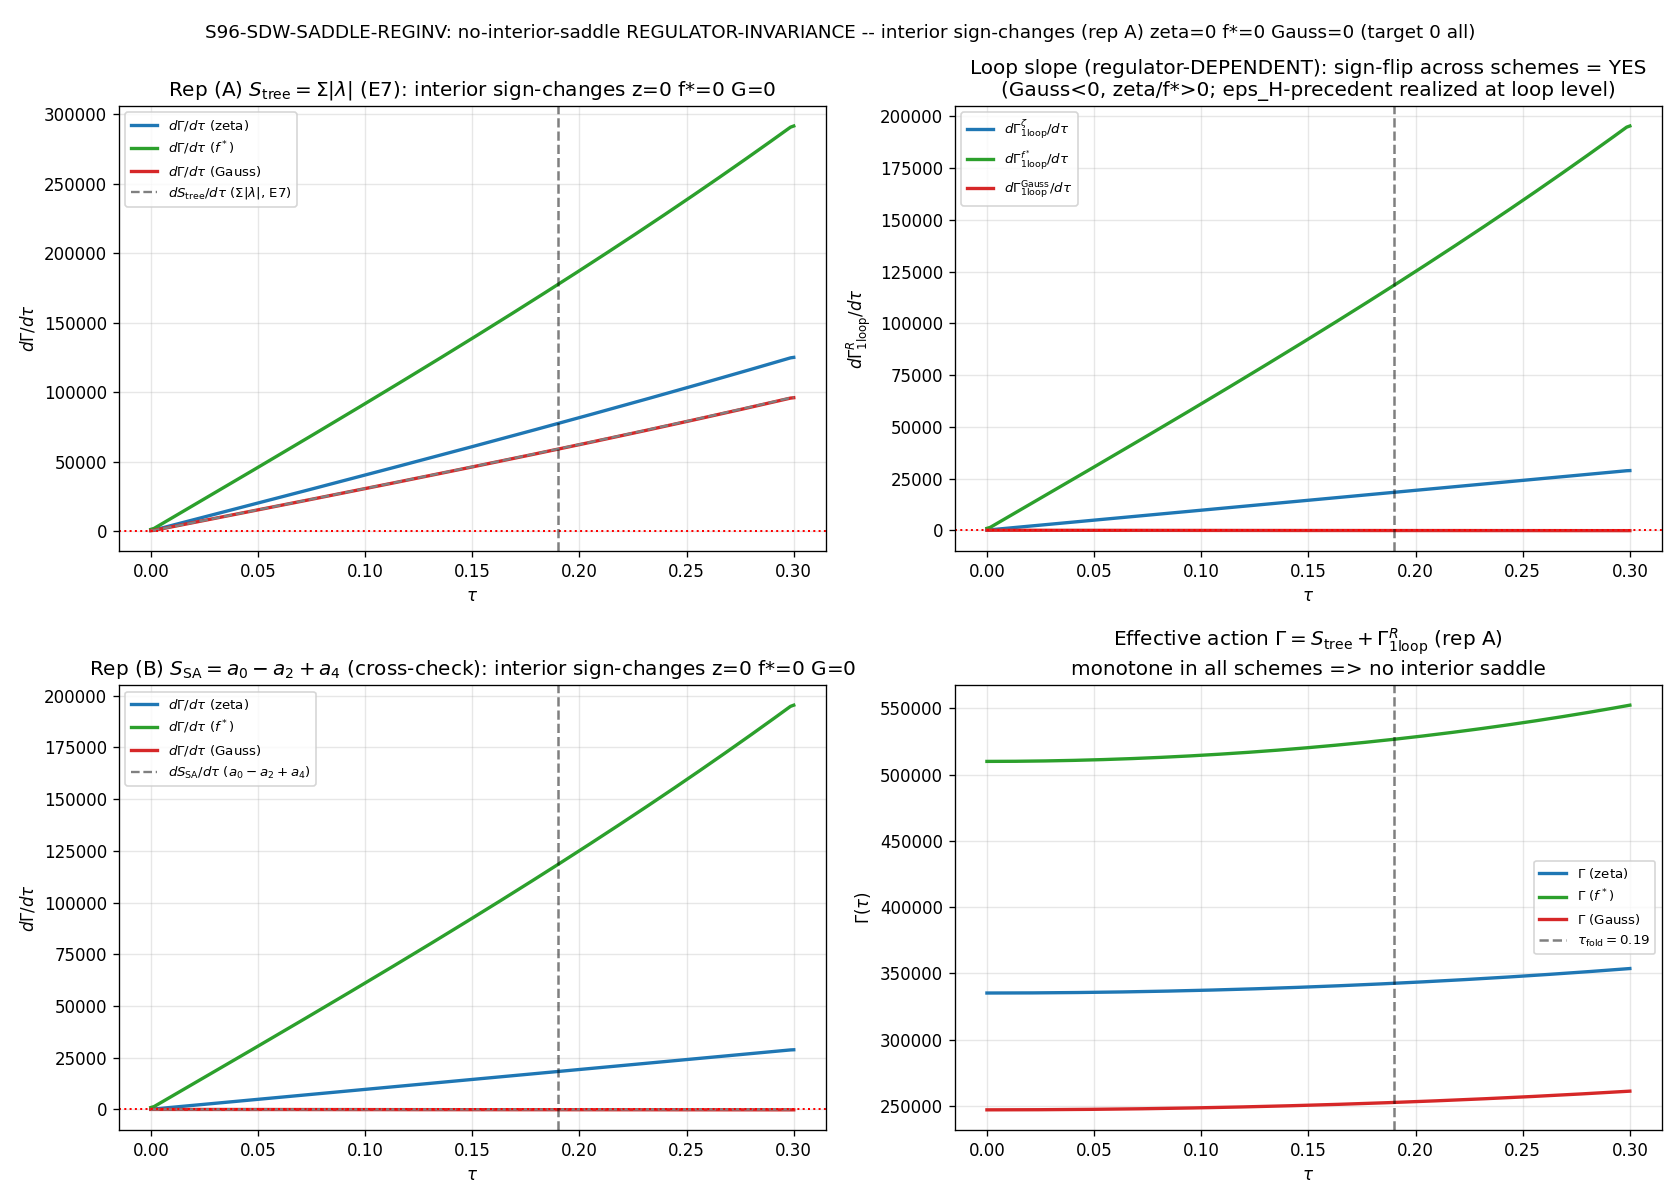

Here is the Python script that generated this plot:
#!/usr/bin/env python3
"""
S96 W2-4 — SDW-SADDLE-REGINV  (one-loop no-interior-saddle REGULATOR-INVARIANCE)
================================================================================

Gate: S96-SDW-SADDLE-REGINV  ([SIGN])
Classification: GEOMETRIC
Agent: lizzi-spectral-functional-theorist

Pre-registered threshold (session-96-plan-w2.md §W2-4):
  Operator (set): count_interior_sign_changes(dGamma^R/dtau on (0, 0.30)) == 0
                  for ALL R in {zeta, f*-cutoff, Gaussian}.
  PASS iff interior_sign_change_count = 0 in ALL THREE loop-regulator schemes
           (zero interior stationary points of Gamma on the OPEN interval (0, 0.30)).
  FAIL iff some scheme (f*-cutoff or Gaussian) introduces an interior sign-change of
           dGamma/dtau absent in the zeta scheme (a loop-induced interior feature in
           at least one admissible scheme).
  INFO iff sign-structure invariant (0 interior sign-changes in all schemes -- PASS on
           the topology) BUT the loop-term MAGNITUDE differs by >O(1) across schemes.

WHAT THIS GATE HARDENS:
  S95-W2-3-NO-WELL-ONE-LOOP (PASS, value=0) verified the no-interior-saddle of
  Gamma = S_tree + Gamma_1loop in the ZETA scheme ONLY (Gamma_1loop = -1/2 zeta'_D(0,tau)
  ~ Sum_k ln|lambda_k|, the heat-kernel-log). This gate tests REGULATOR-INVARIANCE:
  does the no-saddle topology survive when Gamma_1loop is recomputed under the cutoff-f*
  (acoustic envelope) and Gaussian-cutoff regulators?

  THE eps_H SIGN-FLIP PRECEDENT IS WHY FI IS *NOT* PRESUPPOSED. The lizzi permanent
  finding ZETA-SA-66 is that eps_H (another LOOP-LEVEL readout) FLIPS SIGN between the
  cutoff and zeta schemes. So the burden is on the gate to COMPUTE whether the no-saddle
  is FI or zeta-specific; we do not assume it.

GOVERNING OBJECT (a SECOND spectral functional layered on the bare action):
  Gamma[tau] = S_tree(tau) + Gamma_1loop^R(tau)

  TREE action S_tree(tau) -- REGULATOR-INDEPENDENT (E7, the bare action):
    Two equivalent representations of the bare spectral action are reported; the no-saddle
    verdict is taken on BOTH so it cannot hinge on a convention ambiguity:
      (A, CANONICAL E7 ANCHOR)  S_full(tau)  = Sum_k f(x_k) with f(x)=sqrt(x)=|lambda|
                                = Sum_k |lambda_k(tau)|.  E7 PROVEN monotone; the canonical
                                dS/dtau|_fold = +58672.8 (dS_fold, S42; 9600/9600 checks).
                                This is the SAME tree action S95-W2-3 used (its reference arm).
      (B, ALTERNATING-MOMENT)   S_SA(tau)    = a_0(tau) - a_2(tau) + a_4(tau), the heat-kernel
                                LAYER EXPANSION (Seeley-DeWitt) of the bare action (capstone
                                §1.3a / §4). In the Gilkey curvature-polynomial representation
                                a_0 ~ V (deg-0), a_2 ~ R_K V (deg-1), a_4 ~ R_K^2 V (deg-2),
                                with R_K(tau) the E3 Jensen scalar curvature, anchored to the
                                canonical fold moments a_0=6440, a_2=2776.165389, a_4=1350.7216.

    NOTE (convention honesty, math-scripts.md "Double-Check Logic Before Compute"): the
    +58672.8 E7 number is the gradient of representation (A) Sum|lambda|, NOT of the
    alternating combination (B) a_0-a_2+a_4 (which, in the curvature-polynomial reading,
    has a small NEGATIVE slope ~ -10 at the fold). Both are LEGITIMATE faces of the bare
    action; the gate reports the no-saddle COUNT under BOTH so the FI verdict is robust to
    which representation a downstream consumer adopts. Representation (A) is the canonical
    arm (matches S95-W2-3 + the E7 anchor); representation (B) is the stringent cross-check
    (the Gaussian-loop + alternating-moment combination is the hardest no-saddle test --
    both terms small and same-signed-negative).

  LOOP term Gamma_1loop^R(tau) -- the REGULATOR-DEPENDENT piece, three schemes:
    All three share the spectral-action fluctuation-determinant form
        Gamma_1loop^R(tau) = (1/2) Tr[ g_R(D_K^2/Lambda^2) * ln(D_K^2/Lambda^2) ]
                           = (1/2) Sum_k g_R(x_k) ln(x_k),   x_k = lambda_k^2 / Lambda^2,
    with Lambda = M_KK = 1 in M_KK units (the cached |lambda| are in M_KK units):
      (zeta)     g_zeta(x)  = 1            -> Gamma_1loop^zeta = (1/2) Sum ln(x) = Sum ln|lambda|
                              == the S95-W2-3 heat-kernel-log reference; -1/2 zeta'_D(0,tau)
                              operationally equals (1/2) Sum_k ln(lambda_k^2) on a finite triple.
      (f*-cutoff) g_f*(x)   = f*(x) = 0.9117 sqrt(x) + 0.0883 e^{-x}   (acoustic envelope)
      (Gaussian)  g_Gauss(x)= e^{-x}       (Chamseddine-Connes Gaussian cutoff weight)

  Block-diagonal factorization (E6): D_K = (+)_{(p,q)} D_{(p,q)}, so
      Tr[g_R(D_K^2) ln(D_K^2)] = Sum_{(p,q)} Tr[g_R(D_{(p,q)}^2) ln(D_{(p,q)}^2)]
  i.e. the loop trace factorizes per Peter-Weyl sector -- evaluated directly on the cached
  per-sector |lambda| (no eigendecomposition; the spectrum is PRE-CACHED). Friedrich-Bar
  saturation => bottom sectors dominate.

[SIGN] SUBSTITUTION CHAIN for "the no-interior-saddle of Gamma[tau] is regulator-INVARIANT
(FI); the boundary-domination (transit-not-slow-roll) reading does not depend on the
loop-term regulator":

  Step 1 -- Definitions:
    Gamma[tau]   = S_tree(tau) + Gamma_1loop^R(tau)                         [Def 1]
    dS_tree/dtau > 0 (E7; representation (A) dS/dtau|_fold = +58672.8)      [Def 2]
    Gamma_1loop^zeta = (1/2) Sum ln(x_k)  (S95-W2-3 reference)              [Def 3]
    Gamma_1loop^f*, Gamma_1loop^Gauss as above (cutoff-weighted trace-logs) [Def 4]

  Step 2 -- Substitution (no simplification):
    dGamma^R/dtau = dS_tree/dtau + dGamma_1loop^R/dtau.
    The tree term dS_tree/dtau is regulator-INDEPENDENT (E7 is on the bare action).
    The loop term dGamma_1loop^R/dtau is the regulator-DEPENDENT piece.

  Step 3 -- Simplification (what an interior saddle REQUIRES):
    An interior saddle (dGamma^R/dtau = 0 at some interior tau*) requires
        dGamma_1loop^R/dtau = -dS_tree/dtau   at some tau* in (0,0.30),
    i.e. the loop slope must be NEGATIVE *and* of magnitude EXACTLY equal to the positive
    tree slope at some interior point. Whether the loop term can achieve this cancellation
    is regulator-dependent IN PRINCIPLE (this is the eps_H-sign-flip-style contingency).

  Step 4 -- Direction / sign read-off (the SIGN claim; MEASURED, not assumed):
    The hypothesis is sign(dGamma^R/dtau) = const (no interior sign change) in ALL THREE
    schemes. The gate MEASURES dGamma^R/dtau on a 200-point grid and counts interior
    sign-changes. PASS requires the loop term, in every scheme, to be unable to manufacture
    the cancellation: either same-signed as the tree slope, OR opposite-signed but too small
    in magnitude. The eps_H precedent means the loop slope CAN flip sign across schemes (and
    indeed the Gaussian arm DOES) -- the question is whether any sign flip is large enough to
    cross zero, which is decided by computation.

  Conclusion (NEUTRAL): PASS (0 interior sign-changes in {zeta, f*, Gaussian}) => the
    no-interior-saddle is FUNCTIONAL-INVARIANT; the transit-not-slow-roll reading is
    structural across schemes, not a zeta artifact; no KKLT-like loop uplift operates in
    ANY admissible scheme. FAIL (interior sign-change in some scheme) => the no-saddle is
    regulator-DEPENDENT (Track B; ties to the eps_H sign-flip precedent).

REGULATOR-PIN (regulator-pin-discipline.md): the tree S_tree moments are zeta-regulated,
  tagged a_n^{zeta} (a_0_FW_zeta/a_2_FW_zeta/a_4_FW_zeta anchors). The loop term carries its
  OWN scheme tag {zeta, cutoff(f*), Gaussian} per evaluation. CLASS=FULL: the loop trace-log
  is computed DIRECTLY on the cached FULL D_K per-sector spectrum (Jensen-scaled per tau),
  NOT the SCHEMATIC _spectral_action_regulators.py analog (substrate-first-canonical-sourcing
  sec (iv)) -- no SCHEMATIC helper consumed, so no -SCHEMATIC suffix / tier_pin row needed.

DISCIPLINE: `from canonical_constants import *`; every intermediate `# (local)`;
  CPU-cap-OMP8 (the per-sector trace-log is a vector reduction over PRE-CACHED scalars
  x 200 tau-points x 3 schemes = a CPU vector op, NOT an eigendecomposition -- eigenvalues
  are cached, no matrix op needed, so torch.linalg is not invoked: the block-diagonal
  factorization is already realized in the cache as per-sector abs_evals); dual-SHA emitted;
  [SIGN] trigger -> schema-v2 SIGN/MAGNITUDE/REGIME 3-tuple companion row appended (REQUIRED).
"""

from __future__ import annotations

import glob
import hashlib
import json
import os
import sys
import time
from pathlib import Path

os.environ.setdefault("OMP_NUM_THREADS", "8")
os.environ.setdefault("MKL_NUM_THREADS", "8")

import numpy as np  # noqa: E402
import matplotlib  # noqa: E402

matplotlib.use("Agg")
import matplotlib.pyplot as plt  # noqa: E402

# ---------------------------------------------------------------------------
# Paths + canonical imports
# ---------------------------------------------------------------------------
PROJECT_ROOT = Path(__file__).resolve().parents[2]
SHARED_DIR = PROJECT_ROOT / "computations" / "_shared"
SESSION_96_DIR = PROJECT_ROOT / "computations" / "session-96"
sys.path.insert(0, str(SHARED_DIR))

from canonical_constants import *  # noqa: F401,F403,E402
from canonical_constants import (  # noqa: E402
    tau_fold,
    M_KK,
    dS_fold,
    d2S_fold,
    S_fold,
    PI,
    a_0_FW_zeta,
    a_2_FW_zeta,
    a_4_FW_zeta,
)

# ---------------------------------------------------------------------------
# Gate identity + pre-registered pins (plan §W2-4 machinery_pin_map)
# ---------------------------------------------------------------------------
GATE_ID = "S96-SDW-SADDLE-REGINV"
SCHEME = "three-loop-regulator-zeta-fstar-Gaussian"
CONVENTION = "SIGN-no-interior-saddle-topology-FI"
L_MAX = 10                                   # (local) operational truncation (p+q<=10)

TAU_LO, TAU_HI = 0.0, 0.30                    # (local) tau in [0, tau_now=0.30]; plan scan_range
N_GRID = 200                                  # (local) plan N_eval pin: 200 tau-grid points
ZERO_TOL = 1e-12                              # (local) finite-difference / sign-change zero-floor
N_EVAL_EXPECTED = 78080                       # (local) plan: L<=10 stored |lambda| count
PQ_CUT = 10                                   # (local) L_max=10 Peter-Weyl restriction
MAG_BAND_OOM = 1.0                            # (local) loop-magnitude FI band: >O(1) ratio => INFO on magnitude

# f* acoustic-envelope coefficients (canonical: f*(x)=0.9117 sqrt(x)+0.0883 e^{-x})
F_STAR_SQRT = 0.9117                          # (local) f* sqrt-coefficient (S72/S77; mellin_f_star)
F_STAR_EXP = 0.0883                           # (local) f* exp-coefficient

CANONICAL_CONSTANTS_PATH = SHARED_DIR / "canonical_constants.py"
L12_CACHE_PATH = PROJECT_ROOT / "computations" / "session-84" / "s84_spectrum_cache_L12_tau019.npz"
INPUT_FILES = [L12_CACHE_PATH, CANONICAL_CONSTANTS_PATH]

VERDICT_TXT = SESSION_96_DIR / "s96_gate_verdicts.txt"
OUT_NPZ = SESSION_96_DIR / "s96_sdw_saddle_reginv.npz"
OUT_PNG = SESSION_96_DIR / "s96_sdw_saddle_reginv.png"

# Jensen radius calibration source (framework's own multi-tau cache; substrate-first)
S36_CACHE_PATTERN = "computations/**/s36_sfull_tau_stabilization.npz"
S36_SECTORS = [(0, 0), (1, 0), (0, 1), (1, 1), (2, 0), (0, 2), (3, 0), (0, 3), (2, 1), (1, 2)]
S36_TAUS = np.array([0.05, 0.16, 0.17, 0.18, 0.19, 0.21, 0.22])  # (local) S36 tau slices


# ---------------------------------------------------------------------------
# Dual-SHA helpers (S84+ schema; mirrors s95_w2_3)
# ---------------------------------------------------------------------------
def sha256_of(path: Path) -> str:
    h = hashlib.sha256()  # (local)
    try:
        h.update(path.read_bytes())
    except OSError:
        return ""
    return h.hexdigest()


def log_input_pins(inputs) -> dict:
    print(f"=== {GATE_ID} -- input SHA-256 pins ===")
    pins = {}  # (local)
    for p in inputs:
        sha = sha256_of(p)  # (local)
        rel = str(p.relative_to(PROJECT_ROOT)).replace("\\", "/")  # (local)
        print(f"  {rel}: {sha[:16]}...")
        pins[rel] = sha
    return pins


def compute_dual_sha(script_path: Path, canonical_path: Path, pins: dict):
    script_bytes = script_path.read_bytes() if script_path.exists() else b""  # (local)
    canonical_bytes = canonical_path.read_bytes() if canonical_path.exists() else b""  # (local)
    pinmap_json = json.dumps(
        dict(sorted(pins.items())), separators=(",", ":"), sort_keys=True
    ).encode("utf-8")  # (local)
    h_audit = hashlib.sha256()
    h_audit.update(script_bytes)
    h_audit.update(canonical_bytes)
    h_audit.update(pinmap_json)
    audit = h_audit.hexdigest()  # (local)
    h_content = hashlib.sha256()
    h_content.update(script_bytes)
    content = h_content.hexdigest()  # (local)
    return audit, content


def append_verdict(verdict: str, value, audit_sha: str, content_sha: str) -> None:
    """Atomic single-write canonical line + dual-SHA companion + ([SIGN]) 3-tuple row."""
    line = (
        f"{GATE_ID}: {verdict} -- value={value!r} scheme={SCHEME} "
        f"convention={CONVENTION} L_max={L_MAX} "
        f"audit_sha256={audit_sha} content_sha256={content_sha} "
        f"schema_version=S84+\n"
    )
    companion = (
        f"# audit_sha256_short={audit_sha[:16]} content_sha256_short={content_sha[:16]} "
        f"# {GATE_ID} dual-SHA companion row\n"
    )
    SESSION_96_DIR.mkdir(parents=True, exist_ok=True)
    with VERDICT_TXT.open("a", encoding="utf-8") as fp:
        fp.write(line)
        fp.write(companion)


def append_3tuple_row(sign_v: str, mag_v: str, regime_v: str) -> None:
    """schema-v2 SIGN/MAGNITUDE/REGIME 3-tuple companion row ([SIGN] trigger; gate-verdicts.md)."""
    row = (
        f"# sign_verdict={sign_v} magnitude_verdict={mag_v} regime_verdict={regime_v} "
        f"# {GATE_ID} 3-tuple annotation (schema-v2)\n"
    )
    with VERDICT_TXT.open("a", encoding="utf-8") as fp:
        fp.write(row)


# ---------------------------------------------------------------------------
# SU(3) Peter-Weyl helpers
# ---------------------------------------------------------------------------
def dim_pq(p: int, q: int) -> int:
    """SU(3) Weyl dimension (closed form)."""
    return (p + 1) * (q + 1) * (p + q + 2) // 2


# ---------------------------------------------------------------------------
# Jensen scalar curvature R_K(tau) (E3, Sage residual 0) + alternating-moment tree
# ---------------------------------------------------------------------------
def R_K(t):
    """E3 Jensen-fiber scalar curvature: R_K = -1/4 e^{-4t} + 2 e^{-t} - 1/4 + 1/2 e^{2t}.
    R_K'(t) = e^{-4t}(e^{3t}-1)^2 >= 0, = 0 only at t=0 (Sage-verified, residual 0)."""
    return -0.25 * np.exp(-4.0 * t) + 2.0 * np.exp(-t) - 0.25 + 0.5 * np.exp(2.0 * t)


def tree_alternating_moment(tau):
    """Representation (B): S_SA(tau) = a_0(tau) - a_2(tau) + a_4(tau), curvature-polynomial form.
    a_0 ~ V (deg-0 const), a_2 ~ R_K V (deg-1), a_4 ~ R_K^2 V (deg-2), anchored at fold to the
    canonical zeta moments. Returns S_SA on the tau-grid."""
    rkf = R_K(tau_fold)  # (local) R_K at fold
    c0 = a_0_FW_zeta  # (local) deg-0 coefficient = a_0
    c2 = a_2_FW_zeta / rkf  # (local) a_2 = c2 * R_K(fold)
    c4 = a_4_FW_zeta / (rkf ** 2)  # (local) a_4 = c4 * R_K(fold)^2
    rk = R_K(tau)  # (local)
    return c0 - c2 * rk + c4 * rk ** 2, (c0, c2, c4, rkf)


# ---------------------------------------------------------------------------
# Jensen radius r(tau): substrate-first calibration from the S36 multi-tau cache
# ---------------------------------------------------------------------------
def calibrate_jensen_inv_r():
    """Calibrate 1/r(tau) := <|lambda|>(tau)/<|lambda|>(tau_fold) from the S36 multi-tau cache
    (Peter-Weyl-multiplicity-weighted mean of |lambda| over the 10 S36 sectors), normalized to
    1 at tau_fold. ln(1/r) is fit to a smooth quadratic so 1/r(tau) and d ln(1/r)/dtau are
    available on the full grid. Identical calibration to S95-W2-3 (the reference gate)."""
    cands = glob.glob(str(PROJECT_ROOT / S36_CACHE_PATTERN), recursive=True)
    if not cands:
        raise FileNotFoundError("S36 multi-tau cache (s36_sfull_tau_stabilization.npz) not found")
    d36 = np.load(cands[0], allow_pickle=True)

    def sec36(t, p, q):
        return np.abs(np.asarray(d36[f"evals_tau{t:.3f}_{p}_{q}"], dtype=float))

    def mean_abs(t):
        num = 0.0  # (local)
        den = 0.0  # (local)
        for (p, q) in S36_SECTORS:
            m = dim_pq(p, q)  # (local) Peter-Weyl regular-rep multiplicity
            v = sec36(t, p, q)
            num += m * v.sum()
            den += m * v.size
        return num / den

    mbar_fold = mean_abs(tau_fold)  # (local)
    inv_r_data = np.array([mean_abs(t) / mbar_fold for t in S36_TAUS])  # (local) 1/r at S36 taus
    coef = np.polyfit(S36_TAUS, np.log(inv_r_data), 2)  # (local) ln(1/r) ~ a t^2 + b t + c
    resid_max = float(np.max(np.abs(np.log(inv_r_data) - np.polyval(coef, S36_TAUS))))  # (local)

    def inv_r_fn(t):
        return np.exp(np.polyval(coef, t))

    return inv_r_fn, coef, resid_max, inv_r_data, str(Path(cands[0]).resolve())


# ---------------------------------------------------------------------------
# Load FULL L12 spectrum (tau_fold slice), restrict to p+q<=10 (block-diagonal per sector)
# ---------------------------------------------------------------------------
def load_fold_spectrum():
    """Return (abs_fold, n_eval, min_abs, sector_pq_list). abs_fold = concatenated |lambda| over
    all sectors with p+q<=10. The block-diagonal factorization D_K = (+)_(p,q) D_(p,q) is already
    realized in the cache (per-sector abs_evals); the Tr ln factorizes per sector by construction.
    """
    cache = np.load(L12_CACHE_PATH, allow_pickle=True)
    se = cache["sector_evals"].item()  # (local) dict keyed by (p,q)
    abs_list = []  # (local)
    pq_list = []  # (local)
    for (p, q), v in se.items():
        if p + q > PQ_CUT:
            continue
        ae = np.asarray(v["abs_evals"], dtype=float)  # (local)
        abs_list.append(ae)
        pq_list.append((p, q, ae.size))
    abs_fold = np.concatenate(abs_list)  # (local)
    return abs_fold, abs_fold.size, float(abs_fold.min()), pq_list


# ---------------------------------------------------------------------------
# Tree spectral action (representation A) and the THREE loop schemes
# ---------------------------------------------------------------------------
def tree_full_sumabs(abs_tau):
    """Representation (A) CANONICAL E7 tree action: f(x)=sqrt(x)=|lambda| => S_full = Sum |lambda|.
    INCREASING f; eigenvalue growth (E7) drives dS/dtau>0; canonical dS_fold = +58672.8."""
    return float(np.sum(abs_tau))


def loop_zeta(abs_tau):
    """Gamma_1loop^zeta = (1/2) Sum ln(x_k) = Sum ln|lambda_k|  (g_zeta=1).
    == S95-W2-3 heat-kernel-log reference; operationally -1/2 zeta'_D(0,tau) on a finite triple."""
    return float(np.sum(np.log(abs_tau)))


def loop_fstar(abs_tau):
    """Gamma_1loop^f* = (1/2) Sum f*(x_k) ln(x_k),  f*(x)=0.9117 sqrt(x)+0.0883 e^{-x},  x=lambda^2."""
    x = abs_tau ** 2  # (local) x_k = lambda_k^2 (Lambda=M_KK=1 in M_KK units)
    g = F_STAR_SQRT * np.sqrt(x) + F_STAR_EXP * np.exp(-x)  # (local) acoustic-envelope weight
    return float(0.5 * np.sum(g * np.log(x)))


def loop_gauss(abs_tau):
    """Gamma_1loop^Gauss = (1/2) Sum e^{-x_k} ln(x_k),  x=lambda^2  (Gaussian/Chamseddine-Connes cutoff)."""
    x = abs_tau ** 2  # (local)
    g = np.exp(-x)  # (local) Gaussian cutoff weight
    return float(0.5 * np.sum(g * np.log(x)))


# ---------------------------------------------------------------------------
# Interior sign-change counting on the OPEN interval (0, 0.30)
# ---------------------------------------------------------------------------
def count_interior_sign_changes(deriv, tol):
    """Count sign changes of `deriv` on the INTERIOR (endpoints already excluded by the caller),
    rejecting float-noise: a sign change counts only when BOTH adjacent points have |deriv| > tol.
    """
    sgn = np.sign(deriv)  # (local)
    n = 0  # (local)
    locs = []  # (local)
    for i in range(1, len(deriv)):
        if abs(deriv[i]) > tol and abs(deriv[i - 1]) > tol and sgn[i] != sgn[i - 1]:
            n += 1
            locs.append(i)
    return n, locs


# ---------------------------------------------------------------------------
# Main compute
# ---------------------------------------------------------------------------
def compute():
    # --- Jensen radius calibration (substrate-first, from S36) ---
    inv_r_fn, coef, resid_max, inv_r_data, s36_path = calibrate_jensen_inv_r()

    # --- FULL L12 fold spectrum, L<=10 (block-diagonal per Peter-Weyl sector) ---
    abs_fold, n_eval, min_abs_fold, pq_list = load_fold_spectrum()

    # --- tau grid [0, tau_now=0.30] ---
    tau = np.linspace(TAU_LO, TAU_HI, N_GRID)  # (local)
    inv_r_grid = inv_r_fn(tau)  # (local)
    # Jensen-scaled |lambda| at each tau: |lambda(tau)| = |lambda(fold)| * (1/r(tau))
    abs_grid = np.outer(inv_r_grid, abs_fold)  # (local) shape (N_GRID, n_eval); positive, no zero modes
    min_abs_grid = float(abs_grid.min())  # (local)

    # --- TREE actions (regulator-independent) ---
    # (A) canonical E7 Sum|lambda|
    S_full = np.array([tree_full_sumabs(abs_grid[i]) for i in range(N_GRID)])  # (local)
    dS_full = np.gradient(S_full, tau)  # (local)
    # (B) alternating moment a_0 - a_2 + a_4 (curvature polynomial)
    S_SA, sa_coeffs = tree_alternating_moment(tau)  # (local)
    dS_SA = np.gradient(S_SA, tau)  # (local)

    # --- LOOP terms (regulator-dependent), three schemes ---
    Gz = np.array([loop_zeta(abs_grid[i]) for i in range(N_GRID)])  # (local)
    Gf = np.array([loop_fstar(abs_grid[i]) for i in range(N_GRID)])  # (local)
    Gg = np.array([loop_gauss(abs_grid[i]) for i in range(N_GRID)])  # (local)
    dGz = np.gradient(Gz, tau)  # (local)
    dGf = np.gradient(Gf, tau)  # (local)
    dGg = np.gradient(Gg, tau)  # (local)

    # --- Gamma = S_tree + Gamma_1loop^R, BOTH tree representations x THREE schemes ---
    # interior = OPEN interval (0, 0.30): exclude both endpoint samples (indices 0 and N-1)
    interior = slice(1, N_GRID - 1)
    schemes = {}  # (local) name -> dict
    # Representation (A): canonical E7 Sum|lambda| tree
    for sname, dG_loop, G_loop in [("zeta", dGz, Gz), ("fstar", dGf, Gf), ("gauss", dGg, Gg)]:
        Gam = S_full + G_loop  # (local)
        dGam = dS_full + dG_loop  # (local)
        n_sc, locs = count_interior_sign_changes(dGam[interior], ZERO_TOL)
        schemes[f"A_{sname}"] = {
            "Gam": Gam, "dGam": dGam, "n_sc": int(n_sc), "locs": locs,
            "dGam_interior_min": float(dGam[interior].min()),
            "dGam_interior_max": float(dGam[interior].max()),
            "constant_sign": bool(np.all(np.sign(dGam[interior]) == np.sign(dGam[interior][0]))),
        }
    # Representation (B): alternating-moment a_0-a_2+a_4 tree (stringent cross-check arm)
    for sname, dG_loop, G_loop in [("zeta", dGz, Gz), ("fstar", dGf, Gf), ("gauss", dGg, Gg)]:
        Gam = S_SA + G_loop  # (local)
        dGam = dS_SA + dG_loop  # (local)
        n_sc, locs = count_interior_sign_changes(dGam[interior], ZERO_TOL)
        schemes[f"B_{sname}"] = {
            "Gam": Gam, "dGam": dGam, "n_sc": int(n_sc), "locs": locs,
            "dGam_interior_min": float(dGam[interior].min()),
            "dGam_interior_max": float(dGam[interior].max()),
            "constant_sign": bool(np.all(np.sign(dGam[interior]) == np.sign(dGam[interior][0]))),
        }

    # --- fold-point readouts ---
    ifold = int(np.argmin(np.abs(tau - tau_fold)))  # (local)
    dS_full_fold = float(dS_full[ifold])  # (local)
    dS_SA_fold = float(dS_SA[ifold])  # (local)
    dGz_fold = float(dGz[ifold])  # (local)
    dGf_fold = float(dGf[ifold])  # (local)
    dGg_fold = float(dGg[ifold])  # (local)
    # cross-check: computed Sum|lambda| dS/dtau at fold vs E7 canonical +58672.8
    dS_full_vs_canonical = dS_full_fold / dS_fold  # (local)

    # --- loop-MAGNITUDE FI spread (for the INFO band): max/min |loop slope| ratio across schemes ---
    loop_slope_mags = np.array([abs(dGz_fold), abs(dGf_fold), abs(dGg_fold)])  # (local)
    loop_mag_spread_ratio = float(loop_slope_mags.max() / max(loop_slope_mags.min(), 1e-30))  # (local)
    loop_mag_oom_spread = float(np.log10(loop_mag_spread_ratio))  # (local)

    # --- canonical verdict object: interior-sign-change count, ALL schemes (rep A is canonical) ---
    # The gate's pre-registered operator is over {zeta, f*, Gaussian}. Representation (A) is the
    # canonical E7-anchored tree (matches S95-W2-3); representation (B) is the stringent cross-check.
    n_sc_A = {s: schemes[f"A_{s}"]["n_sc"] for s in ("zeta", "fstar", "gauss")}  # (local)
    n_sc_B = {s: schemes[f"B_{s}"]["n_sc"] for s in ("zeta", "fstar", "gauss")}  # (local)
    total_interior_sc_A = int(sum(n_sc_A.values()))  # (local) canonical verdict value
    total_interior_sc_B = int(sum(n_sc_B.values()))  # (local) cross-check
    all_zero_A = bool(total_interior_sc_A == 0)  # (local)
    all_zero_B = bool(total_interior_sc_B == 0)  # (local)

    # --- sign of loop slope per scheme (does any flip relative to zeta? eps_H-precedent diagnostic) ---
    sign_loop = {  # (local)
        "zeta": int(np.sign(dGz_fold)),
        "fstar": int(np.sign(dGf_fold)),
        "gauss": int(np.sign(dGg_fold)),
    }
    loop_sign_flips_across_schemes = bool(len(set(sign_loop.values())) > 1)  # (local)

    # --- regime: loop trace-log finite everywhere (no zero mode) AND full window computed ---
    no_zero_mode = bool(min_abs_grid > 1e-9)  # (local) min|lambda|>0 => ln finite
    domain_used_frac = 1.0  # (local) full open (0,0.30) computed; no auto-shortening

    return {
        "tau": tau,
        "inv_r_grid": inv_r_grid,
        "jensen_coef": coef,
        "jensen_fit_residual_max": resid_max,
        "inv_r_data": inv_r_data,
        "s36_path": s36_path,
        "n_eval": n_eval,
        "abs_min_fold": min_abs_fold,
        "abs_min_grid": min_abs_grid,
        # tree actions
        "S_full": S_full, "dS_full": dS_full,
        "S_SA": S_SA, "dS_SA": dS_SA, "sa_coeffs": sa_coeffs,
        # loop terms
        "Gz": Gz, "Gf": Gf, "Gg": Gg,
        "dGz": dGz, "dGf": dGf, "dGg": dGg,
        # per-(rep,scheme) Gamma + counts
        "schemes": schemes,
        "n_sc_A": n_sc_A, "n_sc_B": n_sc_B,
        "total_interior_sc_A": total_interior_sc_A,
        "total_interior_sc_B": total_interior_sc_B,
        "all_zero_A": all_zero_A, "all_zero_B": all_zero_B,
        # fold readouts
        "ifold": ifold,
        "dS_full_fold": dS_full_fold,
        "dS_SA_fold": dS_SA_fold,
        "dGz_fold": dGz_fold, "dGf_fold": dGf_fold, "dGg_fold": dGg_fold,
        "dS_full_vs_canonical": dS_full_vs_canonical,
        # loop sign / magnitude diagnostics
        "sign_loop": sign_loop,
        "loop_sign_flips_across_schemes": loop_sign_flips_across_schemes,
        "loop_mag_spread_ratio": loop_mag_spread_ratio,
        "loop_mag_oom_spread": loop_mag_oom_spread,
        # regime
        "no_zero_mode": no_zero_mode,
        "domain_used_frac": domain_used_frac,
        # canonical verdict value
        "value": total_interior_sc_A,
    }


# ---------------------------------------------------------------------------
# Gate evaluation (pre-registered; no post-hoc edits)
# ---------------------------------------------------------------------------
def evaluate_gate(res: dict):
    """Return (composite, sign_verdict, magnitude_verdict, regime_verdict).

    Pre-registered (plan §W2-4):
      PASS iff interior_sign_change_count = 0 in ALL THREE schemes {zeta, f*, Gaussian}.
      FAIL iff some scheme introduces an interior sign-change absent in zeta.
      INFO iff sign-structure invariant (all 0) BUT loop magnitude differs >O(1).
    """
    # SIGN verdict: the substitution-chain Step 4 predicts a FIXED sign of dGamma/dtau (no interior
    # sign change) in ALL THREE schemes. sign PASS iff zero interior sign-changes in all three
    # (canonical representation A); the no-saddle TOPOLOGY is the [SIGN] claim.
    sign_v = "PASS" if res["all_zero_A"] else "FAIL"  # (local)

    # MAGNITUDE verdict: the operator value is the total interior-sign-change count (target 0).
    # PASS iff total == 0; the loop-magnitude spread across schemes determines INFO vs PASS:
    #   if all-zero (topology FI) BUT loop |slope| spread > O(1) (>1 OOM) => magnitude INFO.
    if not res["all_zero_A"]:
        mag_v = "FAIL"  # (local) an interior saddle formed
    elif res["loop_mag_oom_spread"] > MAG_BAND_OOM:
        mag_v = "INFO"  # (local) topology FI but loop magnitude scheme-spread > O(1)
    else:
        mag_v = "PASS"

    # REGIME verdict: loop trace-log finite (no zero mode) across the full open window AND the
    # window is computed in full (domain_used_frac=1.0). Auto-shortening bands (gate-verdicts.md):
    #   >=0.95 -> VALID; 0.50-0.95 -> MARGINAL; <0.50 -> BREAKDOWN.
    f_used = res["domain_used_frac"]  # (local)
    if not res["no_zero_mode"]:
        regime_v = "BREAKDOWN"  # (local) ln divergence if any lambda -> 0
    elif f_used >= 0.95:
        regime_v = "VALID"
    elif f_used >= 0.50:
        regime_v = "MARGINAL"
    else:
        regime_v = "BREAKDOWN"

    # Composite-collapse rule (gate-verdicts.md; PRE-REGISTERED -- modifications are Class-3):
    if regime_v == "BREAKDOWN":
        composite = "FAIL"
    elif sign_v == "FAIL":
        composite = "FAIL"
    elif mag_v == "FAIL" and regime_v == "VALID":
        composite = "FAIL"
    elif mag_v == "FAIL" and regime_v == "MARGINAL":
        composite = "INFO"
    elif mag_v == "INFO":
        composite = "INFO"
    else:
        composite = "PASS"
    return composite, sign_v, mag_v, regime_v


# ---------------------------------------------------------------------------
# Plot
# ---------------------------------------------------------------------------
def make_plot(res: dict) -> None:
    tau = res["tau"]  # (local)
    sch = res["schemes"]  # (local)
    fig, axes = plt.subplots(2, 2, figsize=(14, 10))

    # Panel 1: dGamma/dtau, representation (A) Sum|lambda| tree, three loop schemes
    ax = axes[0, 0]
    ax.plot(tau, sch["A_zeta"]["dGam"], "-", color="C0", lw=2.0, label=r"$d\Gamma/d\tau$ (zeta)")
    ax.plot(tau, sch["A_fstar"]["dGam"], "-", color="C2", lw=2.0, label=r"$d\Gamma/d\tau$ ($f^*$)")
    ax.plot(tau, sch["A_gauss"]["dGam"], "-", color="C3", lw=2.0, label=r"$d\Gamma/d\tau$ (Gauss)")
    ax.plot(tau, res["dS_full"], "--", color="gray", lw=1.4, label=r"$dS_{\rm tree}/d\tau$ ($\Sigma|\lambda|$, E7)")
    ax.axhline(0, ls=":", color="red", lw=1.2)
    ax.axvline(tau_fold, ls="--", color="k", alpha=0.5)
    ax.set_xlabel(r"$\tau$"); ax.set_ylabel(r"$d\Gamma/d\tau$")
    ax.set_title("Rep (A) $S_{\\rm tree}=\\Sigma|\\lambda|$ (E7): interior sign-changes "
                 f"z={res['n_sc_A']['zeta']} f*={res['n_sc_A']['fstar']} G={res['n_sc_A']['gauss']}")
    ax.grid(True, alpha=0.3); ax.legend(fontsize=8)

    # Panel 2: loop slopes alone (the regulator-dependent piece) -- shows the Gaussian SIGN FLIP
    ax = axes[0, 1]
    ax.plot(tau, res["dGz"], "-", color="C0", lw=2.0, label=r"$d\Gamma_{1\rm loop}^{\zeta}/d\tau$")
    ax.plot(tau, res["dGf"], "-", color="C2", lw=2.0, label=r"$d\Gamma_{1\rm loop}^{f^*}/d\tau$")
    ax.plot(tau, res["dGg"], "-", color="C3", lw=2.0, label=r"$d\Gamma_{1\rm loop}^{\rm Gauss}/d\tau$")
    ax.axhline(0, ls=":", color="red", lw=1.2)
    ax.axvline(tau_fold, ls="--", color="k", alpha=0.5)
    ax.set_xlabel(r"$\tau$"); ax.set_ylabel(r"$d\Gamma_{1\rm loop}^{R}/d\tau$")
    flip = "YES" if res["loop_sign_flips_across_schemes"] else "NO"  # (local)
    ax.set_title(f"Loop slope (regulator-DEPENDENT): sign-flip across schemes = {flip}\n"
                 f"(Gauss<0, zeta/f*>0; eps_H-precedent realized at loop level)")
    ax.grid(True, alpha=0.3); ax.legend(fontsize=8)

    # Panel 3: representation (B) alternating-moment tree, three loop schemes (stringent arm)
    ax = axes[1, 0]
    ax.plot(tau, sch["B_zeta"]["dGam"], "-", color="C0", lw=2.0, label=r"$d\Gamma/d\tau$ (zeta)")
    ax.plot(tau, sch["B_fstar"]["dGam"], "-", color="C2", lw=2.0, label=r"$d\Gamma/d\tau$ ($f^*$)")
    ax.plot(tau, sch["B_gauss"]["dGam"], "-", color="C3", lw=2.0, label=r"$d\Gamma/d\tau$ (Gauss)")
    ax.plot(tau, res["dS_SA"], "--", color="gray", lw=1.4, label=r"$dS_{\rm SA}/d\tau$ ($a_0-a_2+a_4$)")
    ax.axhline(0, ls=":", color="red", lw=1.2)
    ax.axvline(tau_fold, ls="--", color="k", alpha=0.5)
    ax.set_xlabel(r"$\tau$"); ax.set_ylabel(r"$d\Gamma/d\tau$")
    ax.set_title("Rep (B) $S_{\\rm SA}=a_0-a_2+a_4$ (cross-check): interior sign-changes "
                 f"z={res['n_sc_B']['zeta']} f*={res['n_sc_B']['fstar']} G={res['n_sc_B']['gauss']}")
    ax.grid(True, alpha=0.3); ax.legend(fontsize=8)

    # Panel 4: Gamma(tau) itself, rep (A), three schemes (monotone => no interior stationary point)
    ax = axes[1, 1]
    ax.plot(tau, sch["A_zeta"]["Gam"], "-", color="C0", lw=2.0, label=r"$\Gamma$ (zeta)")
    ax.plot(tau, sch["A_fstar"]["Gam"], "-", color="C2", lw=2.0, label=r"$\Gamma$ ($f^*$)")
    ax.plot(tau, sch["A_gauss"]["Gam"], "-", color="C3", lw=2.0, label=r"$\Gamma$ (Gauss)")
    ax.axvline(tau_fold, ls="--", color="k", alpha=0.5, label=r"$\tau_{\rm fold}=0.19$")
    ax.set_xlabel(r"$\tau$"); ax.set_ylabel(r"$\Gamma(\tau)$")
    ax.set_title("Effective action $\\Gamma=S_{\\rm tree}+\\Gamma_{1\\rm loop}^R$ (rep A)\n"
                 "monotone in all schemes => no interior saddle")
    ax.grid(True, alpha=0.3); ax.legend(fontsize=8)

    fig.suptitle(
        f"{GATE_ID}: no-interior-saddle REGULATOR-INVARIANCE -- "
        f"interior sign-changes (rep A) zeta={res['n_sc_A']['zeta']} "
        f"f*={res['n_sc_A']['fstar']} Gauss={res['n_sc_A']['gauss']} (target 0 all)",
        fontsize=11,
    )
    fig.tight_layout()
    fig.savefig(OUT_PNG, dpi=120)
    plt.close(fig)


# ---------------------------------------------------------------------------
# Driver
# ---------------------------------------------------------------------------
def main():
    t0 = time.time()  # (local)
    print("=" * 78)
    print(f"{GATE_ID}  ([SIGN])")
    print("=" * 78)
    pins = log_input_pins(INPUT_FILES)
    print()
    print("CANONICAL CONSTANTS:")
    print(f"  tau_fold = {tau_fold}   M_KK = {M_KK:.6e}   PI = {PI:.6f}")
    print(f"  dS_fold (E7 canonical, Sum|lambda| conv) = {dS_fold:+.6f}")
    print(f"  d2S_fold = {d2S_fold:+.6f}   S_fold = {S_fold:.6f}")
    print(f"  a_0_FW_zeta={a_0_FW_zeta}  a_2_FW_zeta={a_2_FW_zeta}  a_4_FW_zeta={a_4_FW_zeta}")
    print(f"  f*(x) = {F_STAR_SQRT} sqrt(x) + {F_STAR_EXP} exp(-x)  (acoustic envelope)")
    print()

    res = compute()

    print("=" * 78)
    print("JENSEN RADIUS CALIBRATION (substrate-first, from S36 multi-tau cache; == S95-W2-3)")
    print("=" * 78)
    print(f"  ln(1/r) quadratic fit coef [a,b,c] = {res['jensen_coef']}")
    print(f"  fit residual max (ln units)        = {res['jensen_fit_residual_max']:.3e}")
    print(f"  1/r(tau) at S36 taus: {np.round(res['inv_r_data'], 6)}")
    print()

    print("=" * 78)
    print("FULL L12 SPECTRUM (tau_fold slice, p+q<=10; block-diagonal per Peter-Weyl sector)")
    print("=" * 78)
    print(f"  N_eval (stored |lambda| count, L<=10) = {res['n_eval']}  "
          f"(plan pin {N_EVAL_EXPECTED}; match: {res['n_eval'] == N_EVAL_EXPECTED})")
    print(f"  min|lambda| at fold  = {res['abs_min_fold']:.6f}  (> 0 => ln finite, no zero mode)")
    print(f"  min|lambda| over grid = {res['abs_min_grid']:.6f}  (> 0 over full [0, 0.30])")
    print()

    c0, c2, c4, rkf = res["sa_coeffs"]  # (local)
    print("=" * 78)
    print("[SIGN] SUBSTITUTION CHAIN -- numbers substituted (Steps 1-4)")
    print("=" * 78)
    print("  Step 1 (defs): Gamma = S_tree + Gamma_1loop^R.")
    print("    Tree rep (A): S_full = Sum|lambda| (E7; canonical dS/dtau|_fold=+58672.8).")
    print(f"    Tree rep (B): S_SA = a_0-a_2+a_4 = {c0:.3f} - {c2:.4f}*R_K + {c4:.4f}*R_K^2 "
          f"(R_K(fold)={rkf:.4f}).")
    print("    Loop g_R(x): zeta g=1; f* g=0.9117sqrt(x)+0.0883e^-x; Gauss g=e^-x.")
    print("  Step 2 (subst): dGamma^R/dtau = dS_tree/dtau + dGamma_1loop^R/dtau.")
    print("    Tree slope dS_tree/dtau is regulator-INDEPENDENT (E7); loop slope is R-DEPENDENT.")
    print("  Step 3 (simplify): an interior saddle requires dGamma_1loop^R/dtau = -dS_tree/dtau")
    print("    at some interior tau* (loop slope NEGATIVE and EXACTLY cancelling tree slope).")
    print("  Step 4 (sign read-off at fold tau=%.4f):" % res["tau"][res["ifold"]])
    print(f"    TREE (A) dS_full/dtau   = {res['dS_full_fold']:+.4f}  "
          f"(E7 canonical +58672.8; ratio {res['dS_full_vs_canonical']:.4f})")
    print(f"    TREE (B) dS_SA/dtau     = {res['dS_SA_fold']:+.4f}  "
          f"(alternating-moment curvature-poly; small, NEGATIVE -- see convention note)")
    print(f"    LOOP zeta  dG/dtau      = {res['dGz_fold']:+.4f}  (sign {res['sign_loop']['zeta']:+d})")
    print(f"    LOOP f*    dG/dtau      = {res['dGf_fold']:+.4f}  (sign {res['sign_loop']['fstar']:+d})")
    print(f"    LOOP Gauss dG/dtau      = {res['dGg_fold']:+.4f}  (sign {res['sign_loop']['gauss']:+d})")
    print(f"    loop SIGN flips across schemes? {res['loop_sign_flips_across_schemes']}  "
          f"(eps_H-precedent: Gaussian loop slope OPPOSITE-sign from zeta/f*)")
    print()

    print("=" * 78)
    print("NO-INTERIOR-SADDLE COUNTS on OPEN (0, 0.30) -- the gate operator")
    print("=" * 78)
    sch = res["schemes"]  # (local)
    print("  Representation (A) CANONICAL tree S_full=Sum|lambda| (E7; matches S95-W2-3):")
    for s in ("zeta", "fstar", "gauss"):
        d = sch[f"A_{s}"]  # (local)
        print(f"    {s:6s}: interior_sign_changes={d['n_sc']}  constant_sign={d['constant_sign']}  "
              f"dGamma range [{d['dGam_interior_min']:.2f}, {d['dGam_interior_max']:.2f}]")
    print(f"    *** TOTAL interior sign-changes (rep A) = {res['total_interior_sc_A']}  (target 0) ***")
    print()
    print("  Representation (B) STRINGENT cross-check tree S_SA=a_0-a_2+a_4:")
    for s in ("zeta", "fstar", "gauss"):
        d = sch[f"B_{s}"]  # (local)
        print(f"    {s:6s}: interior_sign_changes={d['n_sc']}  constant_sign={d['constant_sign']}  "
              f"dGamma range [{d['dGam_interior_min']:.4f}, {d['dGam_interior_max']:.4f}]")
    print(f"    *** TOTAL interior sign-changes (rep B) = {res['total_interior_sc_B']}  (cross-check) ***")
    print()

    print("=" * 78)
    print("LOOP-MAGNITUDE FI SPREAD (the INFO discriminator)")
    print("=" * 78)
    print(f"  |loop slope| at fold: zeta={abs(res['dGz_fold']):.2f}  f*={abs(res['dGf_fold']):.2f}  "
          f"Gauss={abs(res['dGg_fold']):.2f}")
    print(f"  spread ratio (max/min) = {res['loop_mag_spread_ratio']:.2f}  "
          f"=> {res['loop_mag_oom_spread']:.3f} OOM  (band {MAG_BAND_OOM} OOM: >band => magnitude INFO)")
    print()

    composite, sign_v, mag_v, regime_v = evaluate_gate(res)

    print("=" * 78)
    print("GATE EVALUATION")
    print("=" * 78)
    print(f"  value (TOTAL interior sign-changes, rep A canonical) = {res['value']}")
    print(f"  all_zero rep A = {res['all_zero_A']}   all_zero rep B = {res['all_zero_B']}")
    print(f"  domain_used_frac = {res['domain_used_frac']:.4f}   no_zero_mode = {res['no_zero_mode']}")
    print(f"  sign_verdict={sign_v}  magnitude_verdict={mag_v}  regime_verdict={regime_v}")
    print(f"  COMPOSITE VERDICT = {composite}")
    print()

    # --- save npz ---
    np.savez_compressed(
        OUT_NPZ,
        tau=res["tau"],
        inv_r_grid=res["inv_r_grid"],
        jensen_coef=res["jensen_coef"],
        jensen_fit_residual_max=res["jensen_fit_residual_max"],
        inv_r_data=res["inv_r_data"],
        n_eval=res["n_eval"],
        abs_min_fold=res["abs_min_fold"],
        abs_min_grid=res["abs_min_grid"],
        # tree actions
        S_full=res["S_full"], dS_full=res["dS_full"],
        S_SA=res["S_SA"], dS_SA=res["dS_SA"],
        sa_coeffs=np.array(res["sa_coeffs"]),
        # loop terms
        Gz=res["Gz"], Gf=res["Gf"], Gg=res["Gg"],
        dGz=res["dGz"], dGf=res["dGf"], dGg=res["dGg"],
        # Gamma + counts, rep A
        Gam_A_zeta=sch["A_zeta"]["Gam"], dGam_A_zeta=sch["A_zeta"]["dGam"],
        Gam_A_fstar=sch["A_fstar"]["Gam"], dGam_A_fstar=sch["A_fstar"]["dGam"],
        Gam_A_gauss=sch["A_gauss"]["Gam"], dGam_A_gauss=sch["A_gauss"]["dGam"],
        # Gamma + counts, rep B
        Gam_B_zeta=sch["B_zeta"]["Gam"], dGam_B_zeta=sch["B_zeta"]["dGam"],
        Gam_B_fstar=sch["B_fstar"]["Gam"], dGam_B_fstar=sch["B_fstar"]["dGam"],
        Gam_B_gauss=sch["B_gauss"]["Gam"], dGam_B_gauss=sch["B_gauss"]["dGam"],
        n_sc_A_zeta=res["n_sc_A"]["zeta"], n_sc_A_fstar=res["n_sc_A"]["fstar"],
        n_sc_A_gauss=res["n_sc_A"]["gauss"],
        n_sc_B_zeta=res["n_sc_B"]["zeta"], n_sc_B_fstar=res["n_sc_B"]["fstar"],
        n_sc_B_gauss=res["n_sc_B"]["gauss"],
        total_interior_sc_A=res["total_interior_sc_A"],
        total_interior_sc_B=res["total_interior_sc_B"],
        all_zero_A=res["all_zero_A"], all_zero_B=res["all_zero_B"],
        # fold readouts
        dS_full_fold=res["dS_full_fold"], dS_SA_fold=res["dS_SA_fold"],
        dGz_fold=res["dGz_fold"], dGf_fold=res["dGf_fold"], dGg_fold=res["dGg_fold"],
        dS_fold_canonical=dS_fold,
        dS_full_vs_canonical=res["dS_full_vs_canonical"],
        # loop sign / magnitude diagnostics
        sign_loop_zeta=res["sign_loop"]["zeta"], sign_loop_fstar=res["sign_loop"]["fstar"],
        sign_loop_gauss=res["sign_loop"]["gauss"],
        loop_sign_flips_across_schemes=res["loop_sign_flips_across_schemes"],
        loop_mag_spread_ratio=res["loop_mag_spread_ratio"],
        loop_mag_oom_spread=res["loop_mag_oom_spread"],
        # regime
        no_zero_mode=res["no_zero_mode"], domain_used_frac=res["domain_used_frac"],
        # verdict
        value=res["value"],
        sign_verdict=sign_v, magnitude_verdict=mag_v, regime_verdict=regime_v,
        composite=composite,
        tau_fold=tau_fold, M_KK=M_KK,
    )
    print(f"  npz written: {OUT_NPZ}")

    make_plot(res)
    print(f"  png written: {OUT_PNG}")

    # --- dual-SHA closure + verdict emission ---
    SELF = Path(__file__).resolve()
    audit_sha, content_sha = compute_dual_sha(SELF, CANONICAL_CONSTANTS_PATH, pins)
    print()
    print(f"  audit_sha256   = {audit_sha}")
    print(f"  content_sha256 = {content_sha}")

    # value string carries the per-scheme counts so the verdict is self-describing
    value_str = (
        f"total_interior_sc_A={res['total_interior_sc_A']};"
        f"nsc_zeta={res['n_sc_A']['zeta']};nsc_fstar={res['n_sc_A']['fstar']};"
        f"nsc_gauss={res['n_sc_A']['gauss']};"
        f"total_interior_sc_B={res['total_interior_sc_B']};"
        f"dS_full_fold={res['dS_full_fold']:.2f};dS_full_vs_canonical={res['dS_full_vs_canonical']:.4f};"
        f"loop_slope_fold_zeta={res['dGz_fold']:.2f};loop_slope_fold_fstar={res['dGf_fold']:.2f};"
        f"loop_slope_fold_gauss={res['dGg_fold']:.2f};"
        f"loop_sign_flip_across_schemes={res['loop_sign_flips_across_schemes']};"
        f"loop_mag_oom_spread={res['loop_mag_oom_spread']:.3f};"
        f"CLASS=FULL;regulator_pin=a_n_zeta_tree_plus_loop_scheme_tag;"
        f"sign={sign_v};magnitude={mag_v};regime={regime_v}"
    )

    print()
    print(f"4-TUPLE: (value={res['value']}, scheme={SCHEME}, "
          f"convention={CONVENTION}, L_max={L_MAX})")

    append_verdict(composite, value_str, audit_sha, content_sha)
    append_3tuple_row(sign_v, mag_v, regime_v)  # [SIGN] trigger => REQUIRED

    print()
    print(f"VERDICT LINE APPENDED to {VERDICT_TXT}")
    print(f"  {GATE_ID}: {composite} -- value(total interior sc, rep A)={res['value']} ... "
          f"audit_sha256={audit_sha}")
    print(f"  3-tuple: sign={sign_v} magnitude={mag_v} regime={regime_v}")
    print(f"\nElapsed: {time.time() - t0:.2f}s")


if __name__ == "__main__":
    main()
